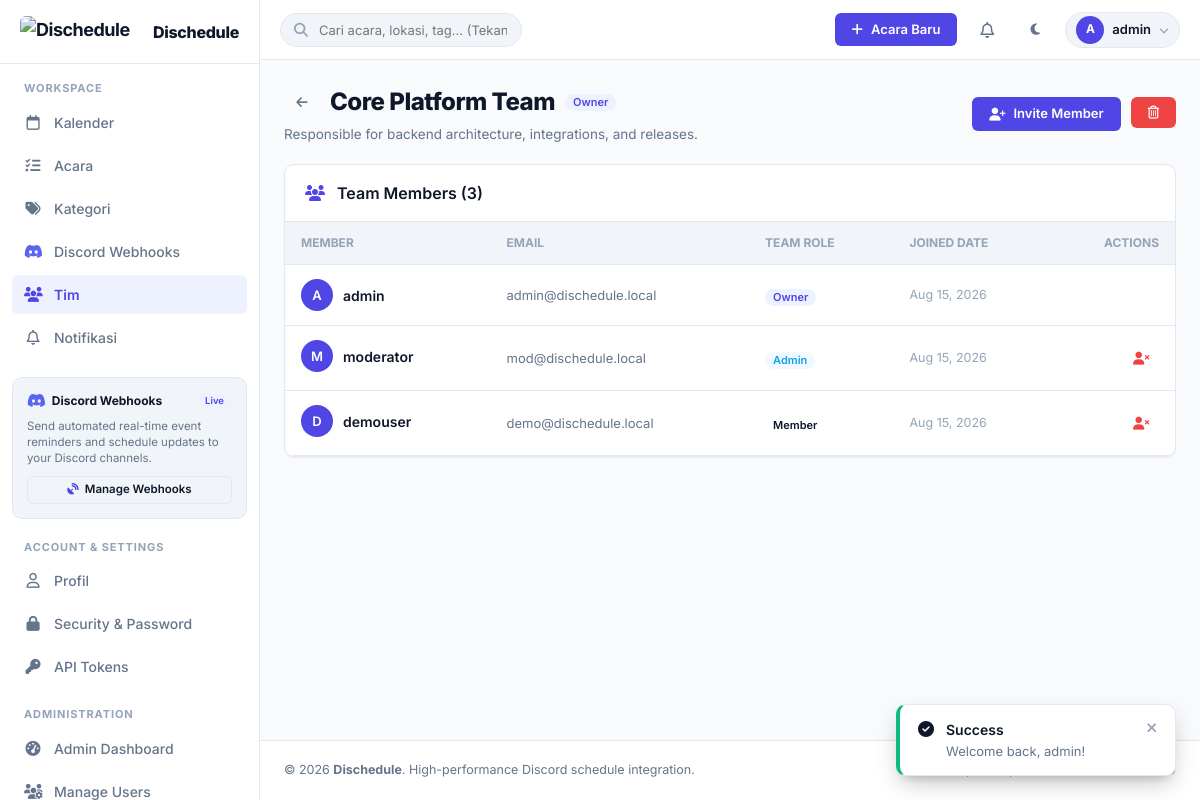
/teams/1 (signed in), run on the app's committed database.
### tables this page shows
CREATE TABLE `users` (
  `id` bigint(20) unsigned NOT NULL AUTO_INCREMENT,
  `username` varchar(50) NOT NULL,
  `email` varchar(191) NOT NULL,
  `password_hash` varchar(255) NOT NULL,
  `avatar` varchar(255) DEFAULT NULL,
  `bio` text DEFAULT NULL,
  `timezone` varchar(50) NOT NULL DEFAULT 'UTC',
  `language` varchar(10) NOT NULL DEFAULT 'en',
  `theme` varchar(20) NOT NULL DEFAULT 'system',
  `accent_color` varchar(20) NOT NULL DEFAULT '#4F46E5',
  `discord_id` varchar(50) DEFAULT NULL,
  `discord_username` varchar(100) DEFAULT NULL,
  `discord_avatar` varchar(255) DEFAULT NULL,
  `email_verified_at` timestamp NULL DEFAULT NULL,
  `verification_token` varchar(100) DEFAULT NULL,
  `reset_token` varchar(100) DEFAULT NULL,
  `reset_expires_at` timestamp NULL DEFAULT NULL,
  `remember_token` varchar(255) DEFAULT NULL,
  `role` enum('admin','moderator','user') NOT NULL DEFAULT 'user',
  `status` enum('active','inactive','banned') NOT NULL DEFAULT 'active',
  `notify_email` tinyint(1) NOT NULL DEFAULT 1,
  `notify_discord` tinyint(1) NOT NULL DEFAULT 1,
  `notify_in_app` tinyint(1) NOT NULL DEFAULT 1,
  `created_at` timestamp NOT NULL DEFAULT current_timestamp(),
  `updated_at` timestamp NOT NULL DEFAULT current_timestamp() ON UPDATE current_timestamp(),
  `deleted_at` timestamp NULL DEFAULT NULL,
  PRIMARY KEY (`id`),
  UNIQUE KEY `username` (`username`),
  UNIQUE KEY `email` (`email`),
  UNIQUE KEY `discord_id` (`discord_id`),
  KEY `idx_users_role` (`role`),
  KEY `idx_users_status` (`status`),
  KEY `idx_users_discord_id` (`discord_id`)
);

CREATE TABLE `teams` (
  `id` bigint(20) unsigned NOT NULL AUTO_INCREMENT,
  `owner_id` bigint(20) unsigned NOT NULL,
  `name` varchar(100) NOT NULL,
  `description` text DEFAULT NULL,
  `created_at` timestamp NOT NULL DEFAULT current_timestamp(),
  `updated_at` timestamp NOT NULL DEFAULT current_timestamp() ON UPDATE current_timestamp(),
  PRIMARY KEY (`id`),
  KEY `idx_teams_owner_id` (`owner_id`),
  CONSTRAINT `fk_teams_owner` FOREIGN KEY (`owner_id`) REFERENCES `users` (`id`) ON DELETE CASCADE
);

CREATE TABLE `team_members` (
  `id` bigint(20) unsigned NOT NULL AUTO_INCREMENT,
  `team_id` bigint(20) unsigned NOT NULL,
  `user_id` bigint(20) unsigned NOT NULL,
  `role` enum('owner','admin','member') NOT NULL DEFAULT 'member',
  `created_at` timestamp NOT NULL DEFAULT current_timestamp(),
  PRIMARY KEY (`id`),
  UNIQUE KEY `uk_team_user` (`team_id`,`user_id`),
  KEY `idx_team_members_user_id` (`user_id`),
  CONSTRAINT `fk_team_members_team` FOREIGN KEY (`team_id`) REFERENCES `teams` (`id`) ON DELETE CASCADE,
  CONSTRAINT `fk_team_members_user` FOREIGN KEY (`user_id`) REFERENCES `users` (`id`) ON DELETE CASCADE
);

### app/Views/teams/show.php (the view, shortened to what the rows shown need)
<div style="display:flex;align-items:center;justify-content:space-between;margin-bottom:20px;flex-wrap:wrap;gap:12px;">
    <div>
        <div style="display:flex;align-items:center;gap:10px;">
            <a href="<?= url('teams') ?>" class="btn btn-icon btn-secondary"><i class="fa-solid fa-arrow-left"></i></a>
            <h1 style="font-size:24px;font-weight:800;letter-spacing:-0.5px;color:var(--text-main);"><?= e($team['name']) ?></h1>
            <span class="badge badge-primary"><?= ucfirst(e($userRole ?? 'member')) ?></span>
        </div>
        <p style="font-size:13.5px;color:var(--text-muted);margin-top:4px;"><?= e($team['description'] ?? 'Team workspace and shared calendar.') ?></p>
    </div>
</div>
<div class="card">
    <div class="card-body" style="padding:0;overflow-x:auto;">
        <table style="width:100%;border-collapse:collapse;">
            <thead>
                <tr style="border-bottom:1px solid var(--border-color);background:var(--bg-subtle);font-size:12px;text-transform:uppercase;color:var(--text-subtle);">
                    <th style="padding:12px 16px;text-align:left;">Member</th>
                    <th style="padding:12px 16px;text-align:left;">Email</th>
                    <th style="padding:12px 16px;text-align:left;">Team Role</th>
                    <th style="padding:12px 16px;text-align:left;">Joined Date</th>
                    <th style="padding:12px 16px;text-align:right;">Actions</th>
                </tr>
            </thead>
            <tbody>
                <?php foreach ($members as $m): ?>
                    <tr style="border-bottom:1px solid var(--border-color);transition:background 0.15s;" onmouseover="this.style.background='var(--bg-subtle)'" onmouseout="this.style.background='transparent'">
                        <td style="padding:14px 16px;display:flex;align-items:center;gap:10px;font-weight:600;">
                            <div style="width:32px;height:32px;border-radius:50%;background:var(--color-primary);color:#FFF;display:flex;align-items:center;justify-content:center;font-size:13px;">
                                <?= strtoupper(substr($m['username'], 0, 1)) ?>
                            </div>
                            <span><?= e($m['username']) ?></span>
                        </td>
                        <td style="padding:14px 16px;font-size:13px;color:var(--text-muted);"><?= e($m['email']) ?></td>
                        <td style="padding:14px 16px;">
                            <span class="badge badge-<?= $m['team_role'] === 'owner' ? 'primary' : ($m['team_role'] === 'admin' ? 'info' : 'secondary') ?>">
                                <?= ucfirst(e($m['team_role'])) ?>
                            </span>
                        </td>
                        <td style="padding:14px 16px;font-size:12.5px;color:var(--text-subtle);">
                            <?= date('M j, Y', strtotime($m['joined_at'])) ?>
                        </td>
                        <td style="padding:14px 16px;text-align:right;">
                            <?php if ($m['team_role'] !== 'owner' && in_array($userRole, ['owner', 'admin'], true)): ?>
                                <form action="<?= url('teams/' . $team['id'] . '/remove-member') ?>" method="POST" style="display:inline;" onsubmit="return confirm('Remove this member?');">
                                    <button type="submit" class="btn btn-icon btn-secondary" style="color:var(--color-danger);" title="Remove">
                                        <i class="fa-solid fa-user-xmark"></i>
                                    </button>
                                </form>
                            <?php endif; ?>
                        </td>
                    </tr>
                <?php endforeach; ?>
            </tbody>
        </table>
    </div>
</div>

### app/Views/partials/navbar.php (shortened to what the rows shown need)
<header class="app-navbar">
    <div class="navbar-actions">
        <?php if (!empty($currentUser)): ?>
            <a href="<?= url('events/create') ?>" class="btn btn-primary" style="text-decoration:none;">
                <i class="fa-solid fa-plus"></i>
                <span class="btn-text"><?= __('new_event') ?></span>
            </a>
            <div class="dropdown" style="position:relative;">
                <button class="btn btn-icon" id="notif-bell-btn" data-toggle="dropdown" title="<?= __('notifications') ?>">
                    <i class="fa-regular fa-bell" style="font-size:16px;"></i>
                </button>
            </div>
            <button class="btn btn-icon theme-toggle-btn" onclick="Dischedule.toggleTheme()" title="Toggle Dark/Light Mode" aria-label="Toggle theme">
                <i class="fa-solid fa-moon theme-icon-moon"></i>
            </button>
            <div class="dropdown" style="position:relative;">
                <button class="btn btn-icon" id="user-menu-btn" data-toggle="dropdown" style="display:flex;align-items:center;gap:8px;width:auto;padding:4px 10px;border-radius:var(--radius-full);background:var(--bg-subtle);border:1px solid var(--border-color);cursor:pointer;">
                    <?php if (!empty($currentUser['avatar'])): ?>
                        <img src="<?= e($currentUser['avatar']) ?>" alt="Avatar" style="width:28px;height:28px;border-radius:50%;object-fit:cover;">
                    <?php elseif (!empty($currentUser['discord_avatar'])): ?>
                        <img src="<?= e($currentUser['discord_avatar']) ?>" alt="Discord Avatar" style="width:28px;height:28px;border-radius:50%;object-fit:cover;">
                    <?php else: ?>
                        <div style="width:28px;height:28px;border-radius:50%;background:var(--color-primary);color:#FFF;display:flex;align-items:center;justify-content:center;font-weight:700;font-size:12px;">
                            <?= strtoupper(substr($currentUser['username'], 0, 1)) ?>
                        </div>
                    <?php endif; ?>
                    <span style="font-size:13px;font-weight:600;color:var(--text-main);max-width:120px;overflow:hidden;text-overflow:ellipsis;white-space:nowrap;"><?= e($currentUser['username']) ?></span>
                    <i class="fa-solid fa-chevron-down" style="font-size:10px;color:var(--text-subtle);"></i>
                </button>
            </div>
        <?php endif; ?>
    </div>
</header>

### data on the page
users: username "A", username "admin"
teams: name "Core Platform Team", description "Responsible for backend architecture, integrations, and releases."
team_members: user.username "A", user.username "admin", user.email "admin@dischedule.local", role "Owner", created_at "Aug 15, 2026"
team_members: user.username "M", user.username "moderator", user.email "mod@dischedule.local", role "Admin", created_at "Aug 15, 2026"
team_members: user.username "D", user.username "demouser", user.email "demo@dischedule.local", role "Member", created_at "Aug 15, 2026"

### other printed values
__('calendar') "Kalender"
__('events') "Acara"
__('categories') "Kategori"
__('webhooks') "Discord Webhooks"
__('teams') "Tim"
__('notifications') "Notifikasi"
__('profile') "Profil"
__('new_event') "Acara Baru"
$userRole "Owner"
count($members) "3"
$f['type'] "Success"
$f['message'] "Welcome back, admin!"
